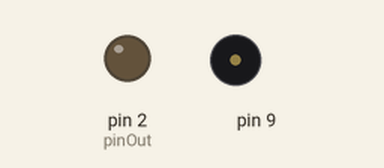
Recording of a sketch running on a simulated Arduino Uno, built with avr-gcc and run on an emulated ATmega328P. Parts: output pins drawn as LEDs (lit = HIGH), buzzer (waves = sounding).

Above: at 1.6 s.
At 17.48 s:
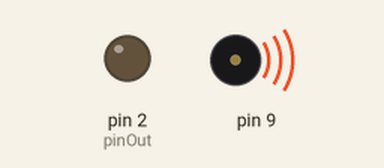
Timing chart, 0 to 18.8 s (numbered marks = the images above):
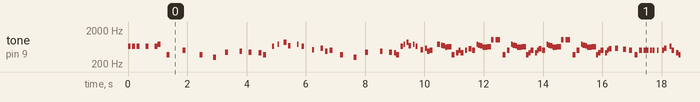

Measured:
- by itself, tone on pin 9: plays 660 Hz for 0.10 s, 660 Hz for 0.10 s, 660 Hz for 0.10 s, 660 Hz for 0.10 s, 660 Hz for 0.10 s, 770 Hz for 0.10 s … (616 notes in this stretch)

The sketch:

Musica.ino
```cpp
    int pinOut = 2;
    int freq = 440;
    int duration = 1000;


void setup() {
   pinMode(2,OUTPUT);
}

void loop() {

// CANCION DE MARIO BROSS
//NOTA 01
noTone(9);
tone(9, 660, 100);
delay(150);

//NOTA 02
noTone(9);
tone(9, 660, 100);
delay(150);

//NOTA 03
noTone(9);
tone(9, 660, 100);
delay(300);

//NOTA 04
noTone(9);
tone(9, 660, 100);
delay(300);

//NOTA 05
noTone(9);
tone(9, 660, 100);
delay(100);

//NOTA 06
noTone(9);
tone(9, 770, 100);
delay(300);

//NOTA 07
noTone(9);
tone(9, 380, 100);
delay(550);

//NOTA 08
noTone(9);
tone(9, 510, 100);
delay(574);

//NOTA 09
noTone(9);
tone(9, 380, 100);
delay(450);

//NOTA 10
noTone(9);
tone(9, 320, 100);
delay(400);

//NOTA 11
noTone(9);
tone(9, 440, 100);
delay(500);

//NOTA 12
noTone(9);
tone(9, 480, 80);
delay(300);

//NOTA 13
noTone(9);
tone(9, 450, 100);
delay(335);

//NOTA 14
noTone(9);
tone(9, 430, 100);
delay(150);

//NOTA 15
noTone(9);
tone(9, 380, 100);
delay(300);

//NOTA 16
noTone(9);
tone(9, 660, 80);
delay(200);
//”””””””””””””’
//NOTA 17
noTone(9);
tone(9, 760, 50);
delay(200);
//”””””””””””””’
//NOTA 18
noTone(9);
tone(9, 860, 100);
delay(150);

//NOTA 19
noTone(9);
tone(9, 700, 80);
delay(300);

//NOTA 20
noTone(9);
tone(9, 760, 50);
delay(150);

//NOTA 21
noTone(9);
tone(9, 660, 80);
delay(350);

//NOTA 22
noTone(9);
tone(9, 520, 80);
delay(300);

//NOTA 23
noTone(9);
tone(9, 580, 80);
delay(150);

//NOTA 24
noTone(9);
tone(9, 480, 80);
delay(150);

//NOTA 25
noTone(9);
tone(9, 510, 100);
delay(350);

//NOTA 26
noTone(9);
tone(9, 380, 100);
delay(450);

//NOTA 27
noTone(9);
tone(9, 320, 100);
delay(400);

//NOTA 28
noTone(9);
tone(9, 440, 100);
delay(500);

//NOTA 29
noTone(9);
tone(9, 480, 80);
delay(300);

//NOTA 30
noTone(9);
tone(9, 450, 100);
delay(165);

//NOTA 31
noTone(9);
tone(9, 430, 100);
delay(75);

//NOTA 32
noTone(9);
tone(9, 380, 100);
delay(150);

//NOTA 33
noTone(9);
tone(9, 660, 80);
delay(100);

//NOTA 34
noTone(9);
tone(9, 760, 50);
delay(100);

noTone(9);
tone(9,860,100);
delay(75);

noTone(9);
tone(9,700,80);
delay(150);

tone(9,760,50);
delay(75);
noTone(9);

tone(9,660,80);
delay(175);
noTone(9);

tone(9,520,80);
delay(150);
noTone(9);

tone(9,580,80);
delay(75);
noTone(9);

tone(9,480,80);
delay(75);
noTone(9);

tone(9,500,100);
delay(250);
noTone(9);

tone(9,760,100);
delay(150);
noTone(9);

tone(9,720,100);
delay(50);
noTone(9);

tone(9,680,100);
delay(75);
noTone(9);

tone(9,620,150);
delay(75);
noTone(9);

tone(9,650,150);
delay(150);
noTone(9);

tone(9,380,100);
delay(150);
noTone(9);

tone(9,430,100);
delay(75);
noTone(9);

tone(9,500,100);
delay(75);
noTone(9);

tone(9,430,100);
delay(150);
noTone(9);

tone(9,500,100);
delay(75);
noTone(9);

delay(50);tone(9,570,100);
delay(110);tone(9,500,100);
delay(150);tone(9,760,100);
delay(50);tone(9,720,100);
delay(75);tone(9,680,100);
delay(75);tone(9,620,150);
delay(150);tone(9,650,200);
delay(150);tone(9,1020,80);
delay(150);tone(9,1020,80);
delay(75);tone(9,1020,80);
delay(150);tone(9,380,100);
delay(150);tone(9,500,100);
delay(150);tone(9,760,100);
delay(50);tone(9,720,100);
delay(75);tone(9,680,100);
delay(75);tone(9,620,150);
delay(150);tone(9,650,150);
delay(150);tone(9,380,100);
delay(75);tone(9,430,100);
delay(75);tone(9,500,100);
delay(150);tone(9,430,100);
delay(75);tone(9,500,100);
delay(50);tone(9,570,100);
delay(110);tone(9,500,100);
delay(150);tone(9,760,100);
delay(50);tone(9,720,100);
delay(75);tone(9,680,100);
delay(75);tone(9,620,150);
delay(150);tone(9,650,200);
delay(150);tone(9,1020,80);
delay(150);tone(9,1020,80);
delay(75);tone(9,1020,80);
delay(150);tone(9,380,100);
delay(150);tone(9,500,100);
delay(150);tone(9,760,100);
delay(50);tone(9,720,100);
delay(75);tone(9,680,100);
delay(75);tone(9,620,150);
delay(150);tone(9,650,150);
delay(150);tone(9,380,100);
delay(75);tone(9,430,100);
delay(75);tone(9,500,100);
delay(150);tone(9,430,100);
delay(75);tone(9,500,100);
delay(50);tone(9,570,100);
delay(210);tone(9,585,100);
delay(275);tone(9,550,100);
delay(210);tone(9,500,100);
delay(180);tone(9,380,100);
delay(150);tone(9,500,100);
delay(150);tone(9,500,100);
delay(75);tone(9,500,100);
delay(150);tone(9,500,60);
delay(75);tone(9,500,80);
delay(150);tone(9,500,60);
delay(175);tone(9,500,80);
delay(75);tone(9,580,80);
delay(175);tone(9,660,80);
delay(75);tone(9,500,80);
delay(150);tone(9,430,80);
delay(75);tone(9,380,80);
delay(300);tone(9,500,60);
delay(75);tone(9,500,80);
delay(150);tone(9,500,60);
delay(175);tone(9,500,80);
delay(75);tone(9,580,80);
delay(75);tone(9,660,80);
delay(225);tone(9,870,80);
delay(162);tone(9,760,80);
delay(300);tone(9,500,60);
delay(75);tone(9,500,80);
delay(150);tone(9,500,60);
delay(175);tone(9,500,80);
delay(75);tone(9,580,80);
delay(175);tone(9,660,80);
delay(75);tone(9,500,80);
delay(150);tone(9,430,80);
delay(75);tone(9,380,80);
delay(300);tone(9,660,100);
delay(75);tone(9,660,100);
delay(150);tone(9,660,100);
delay(150);tone(9,510,100);
delay(50);tone(9,660,100);
delay(150);tone(9,770,100);
delay(225);tone(9,380,100);

delay(1000);
tone(9,440,200);
delay(200);
delay(200);
tone(9,440,400);
delay(200);
delay(200);
delay(5000);

}
```
